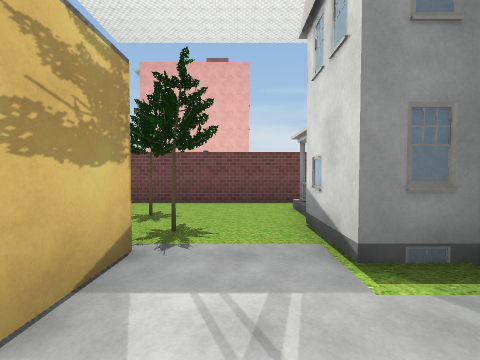
view 1 (above)

22 first-person views from a walk through a 3-D level made in the Unity game engine. The camera is 1.5 m above the floor, tilts 2° down and sees 90° across. The floor is counted in squares, 2 m on a side. Each view is taken from the middle of a square. On the plan, view 1 faces up. The plan holds only what a view shows up to about 9 squares ahead; the rest is blank. The player is left out. Some surface patterns are stand-ins.

view 2
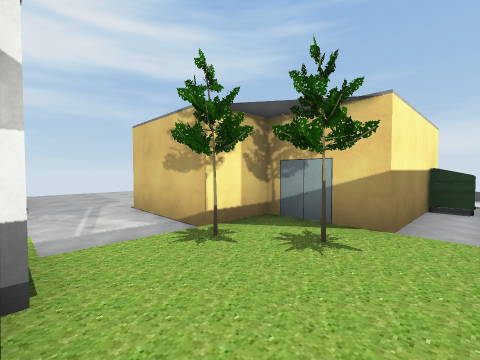

view 3
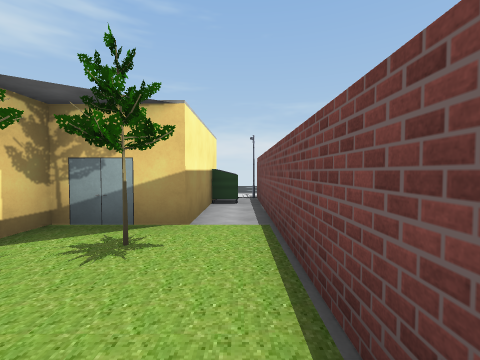

view 4
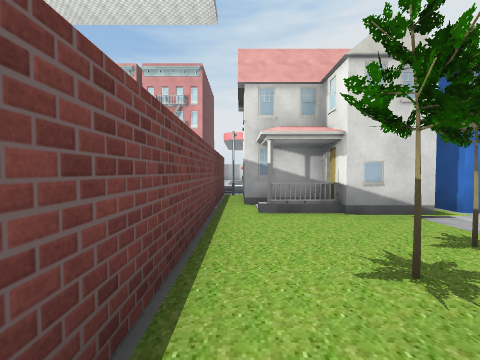

view 5
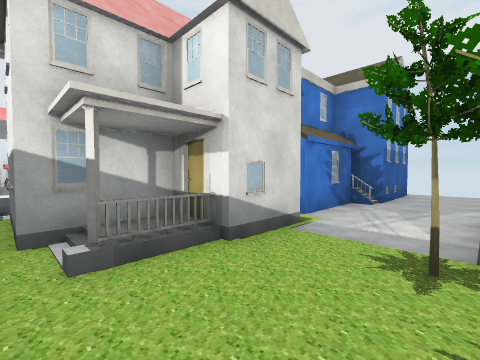

view 6
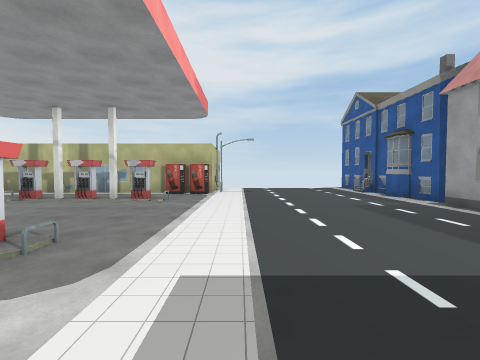

view 7
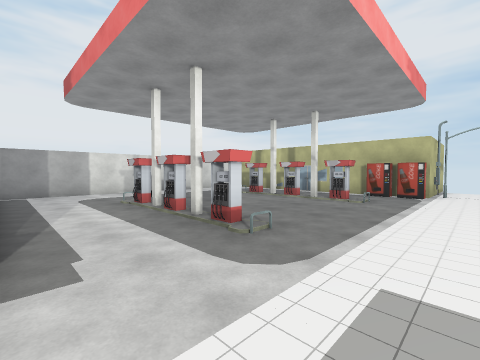

view 8
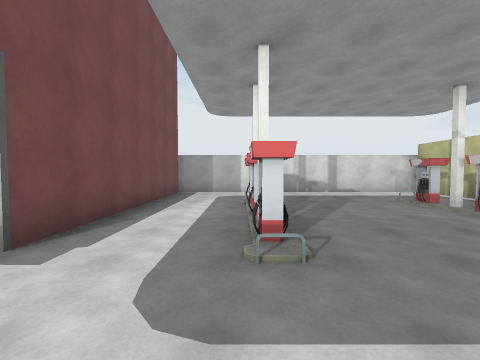

view 9
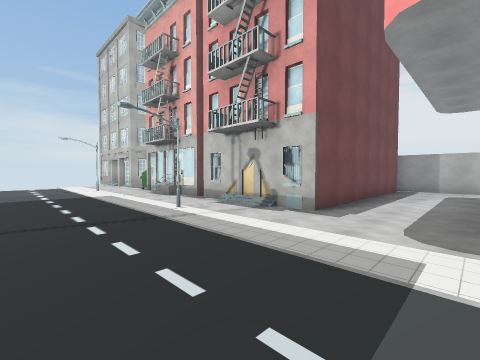

view 10
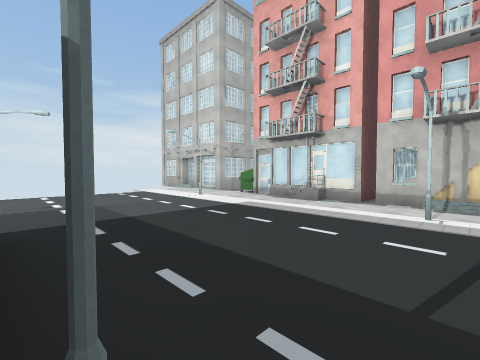

view 11
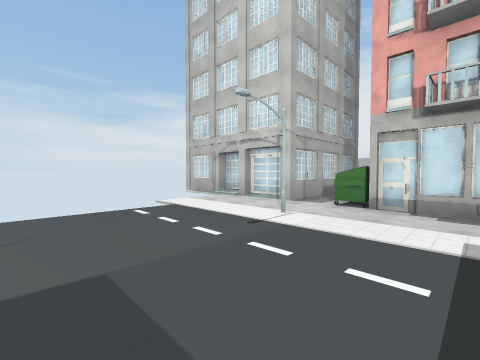

view 12
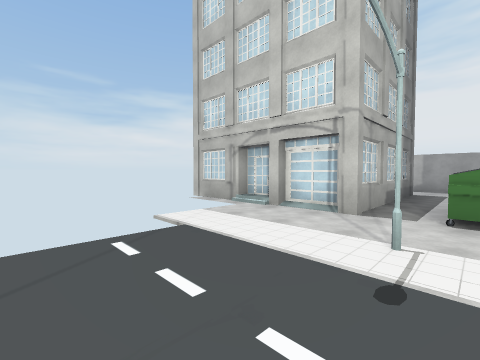

view 13
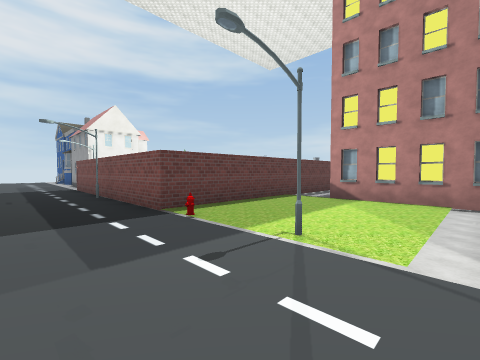

view 14
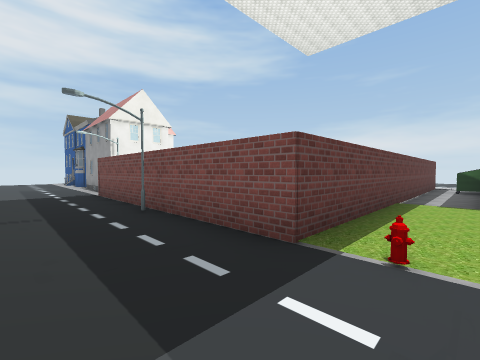

view 15
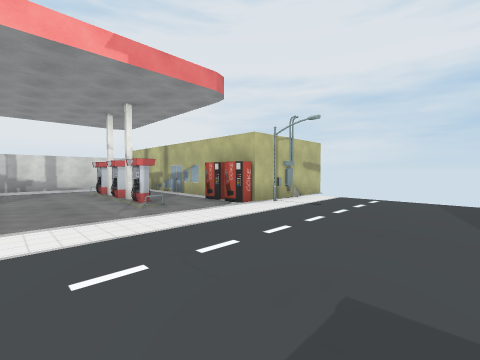

view 16
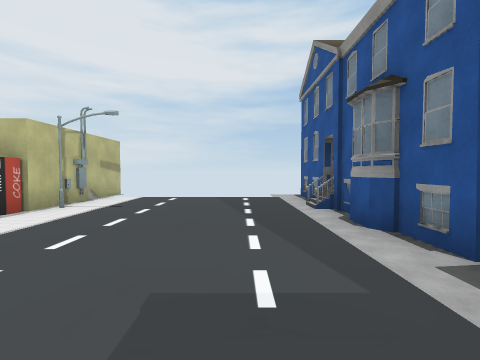

view 17
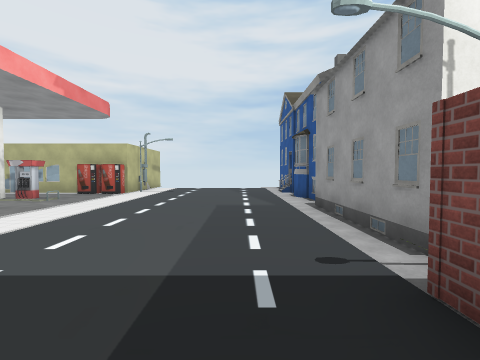

view 18
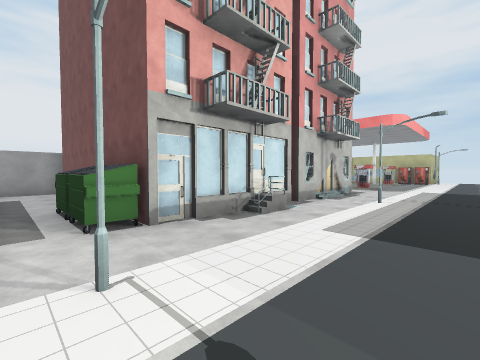

view 19
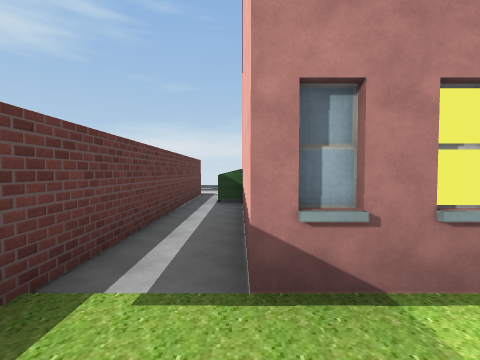

view 20
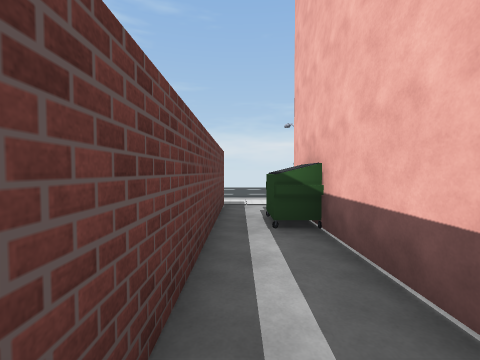

view 21
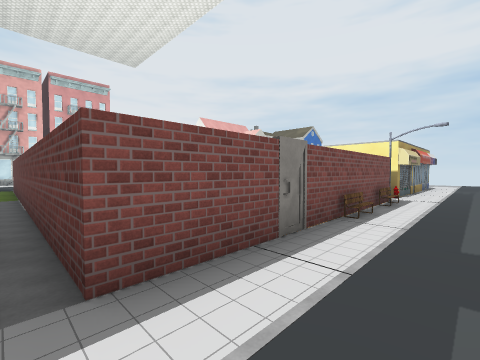

view 22
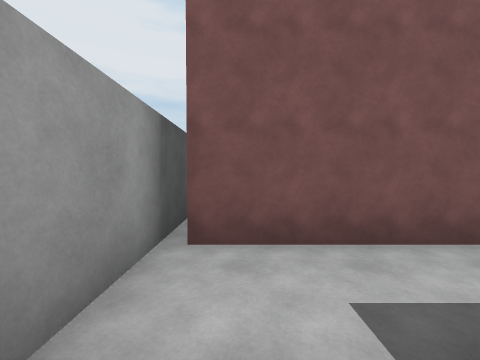

### Floor plan
Key: @ floor where view 1 was taken; # wall or solid block; x gap in a wall; . floor; O other object.
Columns run from 10 left of view 1 to 18 right of it. Each row starts with its distance up from view 1.
 21                      O#
 20                      .#
 19                      .#
 18                    ...#
 17           #...........#####.#
 16           #    O....O.......#
 15     O     #    .......OO....#
 14 ... O###### .  O......  #####
 13 .....................#
 12   ..# # ###    ......O
 11   ..#          .......#
 10   ..#          O....O.
  9   ..#          .......
  8   ..#          ......O
  7   ..O         #.............#
  6   ..# # ###   #.............#
  5   ..O#.......OO.......#xx...#
  4   ..O###O. O###.............#
  3   ..## #OO O###.............#
  2     #  ###.O###.............#
  1          #..###.......#xx...#
  0          #@.  #.............#
 -1          ...  #.....OO......#
 -2         ...####.....O########
 -3         ...#  O.....##
 -4         ...#  #.    #
 -5         ...

Positions as (right, up) in squares from view 1, and headings:
1: (0, 0), facing up
2: (1, 5), facing down-left
3: (1, 5), facing left
4: (-3, 5), facing right
5: (-1, 5), facing down-right
6: (9, 7), facing down
7: (9, 7), facing down-right
8: (9, 5), facing right
9: (7, 5), facing up-right
10: (5, 9), facing up-right
11: (6, 13), facing up-right
12: (7, 15), facing up-right
13: (7, 17), facing down-left
14: (7, 14), facing down-left
15: (6, 3), facing down-right
16: (6, 3), facing down
17: (6, 7), facing down
18: (8, 16), facing down-right
19: (2, 14), facing left
20: (-1, 13), facing left
21: (-8, 13), facing down-right
22: (17, 17), facing down
